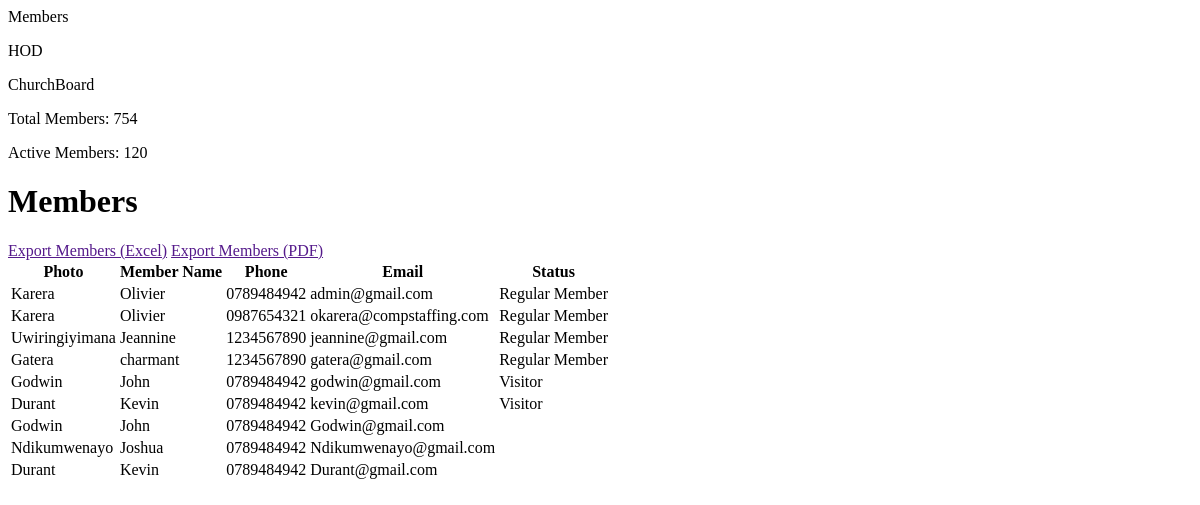
/members/, run on an earlier commit of the app's database.
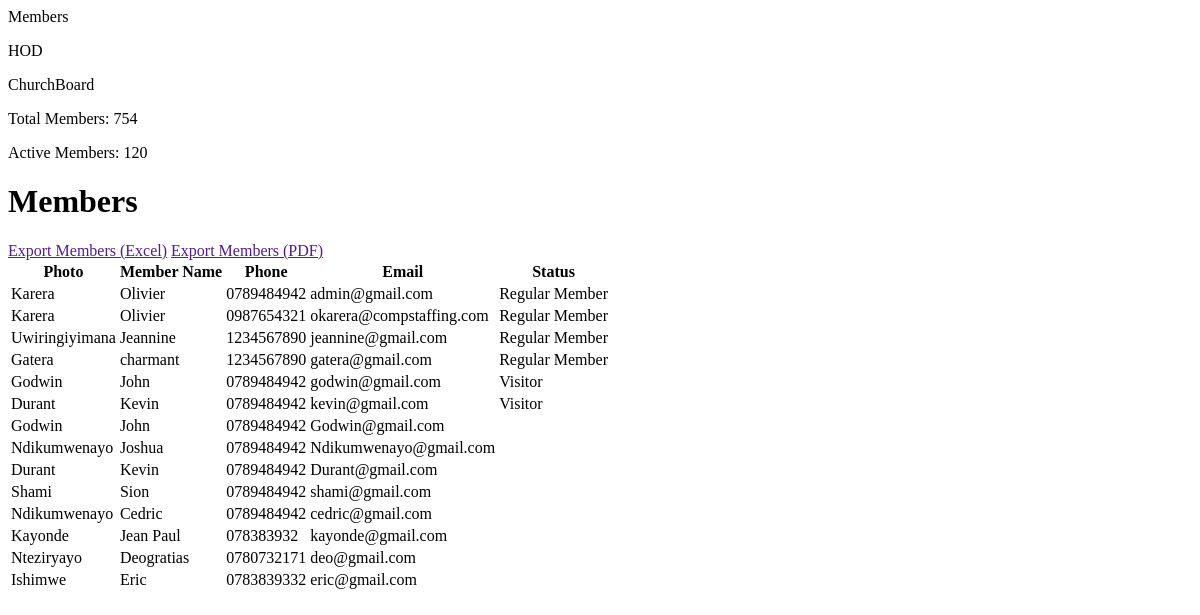
And on a later commit of the database.
### churchActivities/models.py (models this page shows, shortened)
class Member(AbstractUser):
    MEMBER_STATUS = [
        ('Regular Member','Regular Member'),
        ('Visitor','Visitor'),
    ]
    first_name = models.CharField(max_length=50)
    last_name = models.CharField(max_length=50)
    email = models.EmailField(primary_key=True, unique=True)
    phone = models.CharField(max_length=10)
    status = models.CharField(max_length=255, choices=MEMBER_STATUS)
    password = models.CharField(max_length=100)
    username = models.EmailField(unique=True)

### churchActivities/views.py (the view)
# urls.py: path('members/',views.members,name='members'),
def members(request):
    members = Member.objects.all()
    context = {
       'members':members,
       'isNotAdmin':isNotAdmin,
        'isNotHod': isNotHod,
    }
    return render(request, 'pages/members.html',context)

### templates/pages/members.html (shortened to what this page needs)
<div class="content px-8 py-6 flex flex-col gap-y-12 w-full h-[90vh] overflow-scroll">
  <div class="flex justify-between">
    <div class="bg-white flex px-3 gap-x-3 rounded-md shadow-lg text-sm w-min text-gray-400">
      <p class="border-b-2 border-primary py-2 text-primary">Members</p>
      <p class="hover:border-b-2 hover:text-primary border-primary py-2">HOD</p>
      <p class="hover:border-b-2 hover:text-primary border-primary py-2">ChurchBoard</p>
    </div>
    <div class="flex flex-col items-end text-sm text-gray-400">
      <p>Total Members: <span class="text-primary">754</span></p>
      <p>Active Members: <span class="text-primary">120</span></p>
    </div>
  </div>
 <div class="w-full flex flex-col gap-y-2 ">
  <div class="flex gap-x-6">
    <h1 class="text-xl font-bold">Members</h1>
    <a href="" class="border px-3 py-2 border-gray-300 rounded text-xs font-bold">Export Members (Excel)</a>
    <a href="" class="border px-3 py-2 border-gray-300 rounded text-xs font-bold">Export Members (PDF)</a>
  </div>
  <table class="table-fixed  bg-white rounded-md shadow-lg w-full">
    <thead class="border-b text-left">
      <tr class=" ">
      <th class="py-3 px-2 ">Photo</th>
      <th>Member Name</th>
      <th>Phone </th>
      <th>Email</th>
      <th>Status</th>
    </tr>
    </thead>
    <tbody class="text-xs">
      {% for member in members %}
      <tr class="border-b ">
        <td class="py-3 px-2 ">{{member.last_name}}</td>
        <td>{{member.first_name}}</td>
        <td>{{member.phone}}</td>
        <td>{{member.email}}</td>
        <td class="text-green-400 font-bold">{{member.status}}</td>
      </tr>
      {% endfor %}
    </tbody>
  </table>
 </div>
</div>

What changed in the data, as far as the page shows it:
added Member: last_name "Shami", first_name "Sion", phone "0789484942", email "shami@gmail.com"
added Member: last_name "Ndikumwenayo", first_name "Cedric", phone "0789484942", email "cedric@gmail.com"
added Member: last_name "Kayonde", first_name "Jean Paul", phone "078383932", email "kayonde@gmail.com"
added Member: last_name "Nteziryayo", first_name "Deogratias", phone "0780732171", email "deo@gmail.com"
added Member: last_name "Ishimwe", first_name "Eric", phone "0783839332", email "eric@gmail.com"
